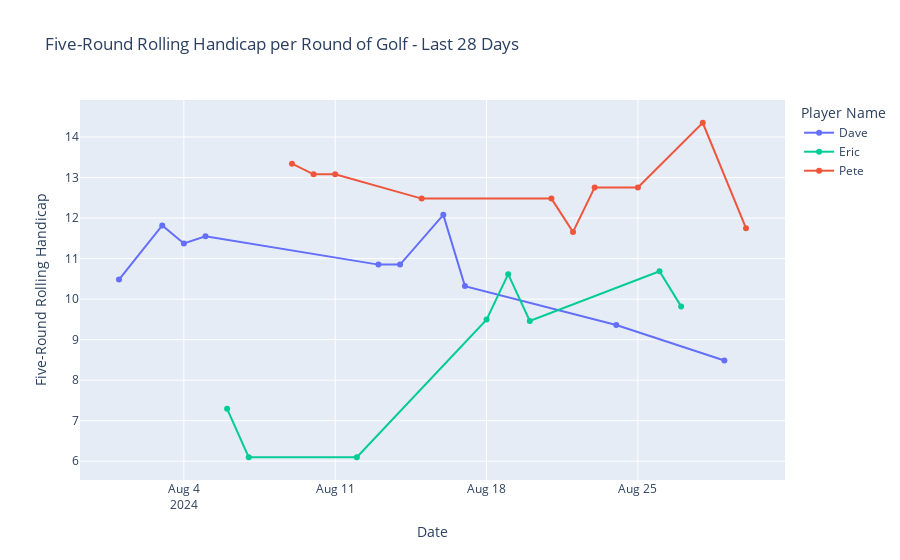

Source (notebook cell):
### Code cell
plot_statistics(df.head(40), "fiveRd_handicap")

### Figure 1 — Plotly figure (JSON) as saved in the notebook; plotly's stock layout.template omitted (floating-point values rounded to 4 significant figures)
{"data": [{"customdata": [["Dave"], ["Dave"], ["Dave"], ["Dave"], ["Dave"], ["Dave"], ["Dave"], ["Dave"], ["Dave"], ["Dave"]], "hovertemplate": "<b>%{hovertext}</b><br><br>Date=%{x}<br>Five-Round Rolling Handicap=%{y}<extra></extra>", "hovertext": ["Dave", "Dave", "Dave", "Dave", "Dave", "Dave", "Dave", "Dave", "Dave", "Dave"], "legendgroup": "Dave", "line": {"color": "#636EFA", "dash": "solid"}, "marker": {"symbol": "circle"}, "mode": "lines+markers", "name": "Dave", "orientation": "v", "showlegend": true, "type": "scatter", "x": ["2024-08-01T00:00:00", "2024-08-03T00:00:00", "2024-08-04T00:00:00", "2024-08-05T00:00:00", "2024-08-13T00:00:00", "2024-08-14T00:00:00", "2024-08-16T00:00:00", "2024-08-17T00:00:00", "2024-08-24T00:00:00", "2024-08-29T00:00:00"], "xaxis": "x", "y": [10.48, 11.82, 11.37, 11.55, 10.85, 10.85, 12.08, 10.32, 9.363, 8.485], "yaxis": "y"}, {"customdata": [["Eric"], ["Eric"], ["Eric"], ["Eric"], ["Eric"], ["Eric"], ["Eric"], ["Eric"]], "hovertemplate": "<b>%{hovertext}</b><br><br>Date=%{x}<br>Five-Round Rolling Handicap=%{y}<extra></extra>", "hovertext": ["Eric", "Eric", "Eric", "Eric", "Eric", "Eric", "Eric", "Eric"], "legendgroup": "Eric", "line": {"color": "#00CC96", "dash": "solid"}, "marker": {"symbol": "circle"}, "mode": "lines+markers", "name": "Eric", "orientation": "v", "showlegend": true, "type": "scatter", "x": ["2024-08-06T00:00:00", "2024-08-07T00:00:00", "2024-08-12T00:00:00", "2024-08-18T00:00:00", "2024-08-19T00:00:00", "2024-08-20T00:00:00", "2024-08-26T00:00:00", "2024-08-27T00:00:00"], "xaxis": "x", "y": [7.292, 6.098, 6.098, 9.495, 10.62, 9.461, 10.69, 9.821], "yaxis": "y"}, {"customdata": [["Pete"], ["Pete"], ["Pete"], ["Pete"], ["Pete"], ["Pete"], ["Pete"], ["Pete"], ["Pete"], ["Pete"]], "hovertemplate": "<b>%{hovertext}</b><br><br>Date=%{x}<br>Five-Round Rolling Handicap=%{y}<extra></extra>", "hovertext": ["Pete", "Pete", "Pete", "Pete", "Pete", "Pete", "Pete", "Pete", "Pete", "Pete"], "legendgroup": "Pete", "line": {"color": "#EF553B", "dash": "solid"}, "marker": {"symbol": "circle"}, "mode": "lines+markers", "name": "Pete", "orientation": "v", "showlegend": true, "type": "scatter", "x": ["2024-08-09T00:00:00", "2024-08-10T00:00:00", "2024-08-11T00:00:00", "2024-08-15T00:00:00", "2024-08-21T00:00:00", "2024-08-22T00:00:00", "2024-08-23T00:00:00", "2024-08-25T00:00:00", "2024-08-28T00:00:00", "2024-08-30T00:00:00"], "xaxis": "x", "y": [13.34, 13.08, 13.08, 12.48, 12.48, 11.66, 12.76, 12.76, 14.35, 11.75], "yaxis": "y"}], "layout": {"autosize": true, "legend": {"title": {"text": "Player Name"}, "tracegroupgap": 0}, "title": {"text": "Five-Round Rolling Handicap per Round of Golf - Last 28 Days"}, "xaxis": {"anchor": "y", "autorange": true, "domain": [0, 1], "range": ["2024-07-30 05:42:41.4088", "2024-08-31 18:17:18.5912"], "title": {"text": "Date"}, "type": "date"}, "yaxis": {"anchor": "x", "autorange": true, "domain": [0, 1], "range": [5.417, 15.03], "title": {"text": "Five-Round Rolling Handicap"}, "type": "linear"}}}
